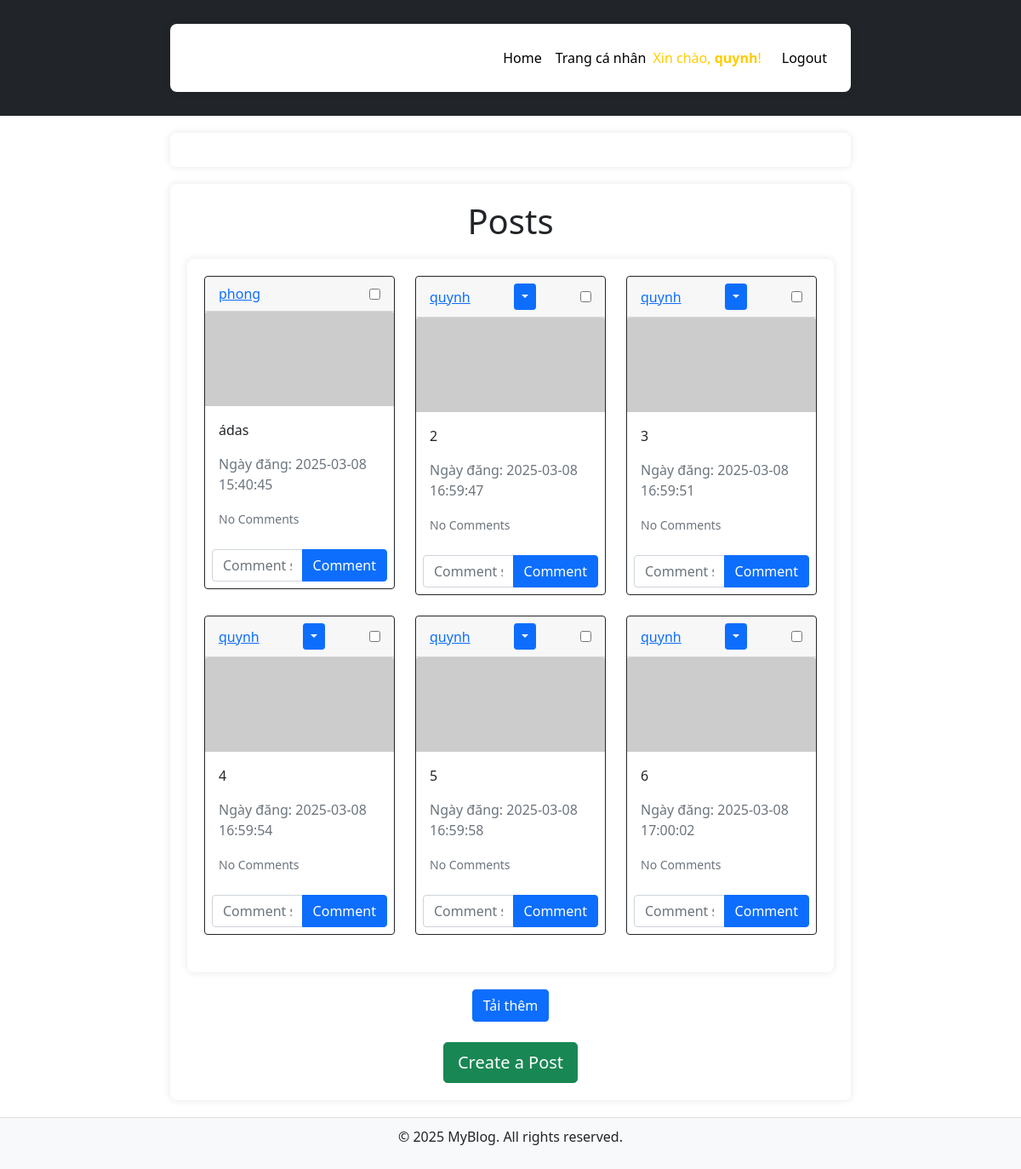
Screenshot of /home (signed in) with the database file from the repository.
### website/models.py (models this page shows)
class User(db.Model, UserMixin):
    id = db.Column(db.Integer, primary_key=True)
    email = db.Column(db.String(150), unique=True)
    username = db.Column(db.String(150), unique=True)
    password = db.Column(db.String(150))
    date_created = db.Column(db.DateTime(timezone=True), default=func.now())
    is_blocked = db.Column(db.Boolean, default=False)  # ✅ Thêm cột này
    is_admin = db.Column(db.Boolean, default=False)  # ✅ Thêm quyền admin
    posts = db.relationship('Post', backref='user', passive_deletes=True)
    comments = db.relationship('Comment', backref='user', passive_deletes=True)

class Post(db.Model):
    id = db.Column(db.Integer, primary_key=True)
    text = db.Column(db.Text, nullable=False)
    date_created = db.Column(db.DateTime(timezone=True), default=func.now())
    author = db.Column(db.Integer, db.ForeignKey(
        'user.id', ondelete="CASCADE"), nullable=False)
    comments = db.relationship('Comment', backref='post', passive_deletes=True)

### website/views.py (the view)
@views.route("/")
@views.route("/home")
@login_required
def home():
    posts = Post.query.all()
    return render_template("home.html", user=current_user, posts=posts)

### website/__init__.py (called while the page is built)
def create_app():
    app = Flask(__name__)
    app.config['SECRET_KEY'] = "helloworld"
    app.config['SQLALCHEMY_DATABASE_URI'] = f'sqlite:///{DB_NAME}'
    db.init_app(app)
    migrate = Migrate(app, db)  # ✅ Khởi tạo Flask-Migrate
    from .models import User, Post
    from .views import views
    from .auth import auth
    from .admin import admin
    app.register_blueprint(views, url_prefix="/")
    app.register_blueprint(auth, url_prefix="/")
    app.register_blueprint(admin, url_prefix="/admin")
    create_database(app)  # ✅ Tạo database nếu chưa có
    login_manager = LoginManager()
    login_manager.login_view = "auth.login"
    login_manager.init_app(app)
    @login_manager.user_loader
    def load_user(id):
        return User.query.get(int(id))
    return app

### website/templates/home.html
    {% extends "posts_div.html" %} {% block title %}Home{% endblock %}

### website/templates/posts_div.html (shortened to what this page needs)
{% extends "base.html" %}
{% block content %}
  <h1 align="center">{% block header %}Posts{% endblock %}</h1>
  <div class="container">
    <div class="row" id="posts">
      {% for post in posts %}
      <div class="col-md-4 mb-4 post-item" style="display: none;">
        <div class="card border-dark">
          <div class="card-header d-flex justify-content-between align-items-center">
            <a href="/posts/{{ post.user.username }}">{{ post.user.username }}</a>
            {% if user.id == post.author %}
            <div class="btn-group">
              <button type="button" class="btn btn-sm btn-primary dropdown-toggle" data-bs-toggle="dropdown"></button>
            </div>
            {% endif %}
            <input type="checkbox" class="post-checkbox" value="{{ post.id }}" onchange="toggleDeleteButtons()">
          </div>
          <img src="https://picsum.photos/seed/{{ post.id }}/600/300" class="card-img-top" alt="Random Image">
          <div class="card-body">
            <p class="card-text">{{ post.text }}</p>
            <p class="text-muted">Ngày đăng: {{ post.date_created }}</p>
            {% if post.comments|length > 0 %}
            <a data-bs-toggle="collapse" href="#comments-{{ post.id }}" role="button">
              <small>View {{ post.comments|length }} Comments</small>
            </a>
            {% else %}
            <small class="text-muted">No Comments</small>
            {% endif %}
          </div>
          <form class="input-group p-2" method="POST" action="/create-comment/{{ post.id }}">
            <input type="text" name="text" class="form-control" placeholder="Comment something!" />
            <button type="submit" class="btn btn-primary">Comment</button>
          </form>
        </div>
      </div>
      {% endfor %}
    </div>
  </div>
  <div class="text-center mt-3">
    <button id="load-more-btn" class="btn btn-primary">Tải thêm</button>
  </div>
  {% block footer %}
  <div class="text-center mt-4">
    <a href="/create-post">
      <button type="button" class="btn btn-success btn-lg">Create a Post</button>
    </a>
  </div>
  {% endblock %}
{% endblock %}

### website/templates/base.html (shortened to what this page needs)
<!DOCTYPE html>
<html lang="en">
  <head>
    <link
      href="https://cdn.jsdelivr.net/npm/bootstrap@5.0.2/dist/css/bootstrap.min.css"
      rel="stylesheet"
    />
  </head>
  <body>
    <nav class="navbar navbar-expand-lg navbar-dark bg-dark">
      <div class="container">
        <a class="navbar-brand" href="/">MyBlog</a>
        <div class="collapse navbar-collapse" id="navbar">
          <div class="navbar-nav ms-auto">
            <a class="nav-item nav-link" href="/home">Home</a>
            {% if user.is_authenticated %}
              <a class="nav-item nav-link" href="/profile">Trang cá nhân</a>
              <span class="navbar-text me-3" style="color: #ffcc00;">Xin chào, <strong>{{ user.username }}</strong>!</span>
              <a class="nav-item nav-link" href="/logout">Logout</a>
            {% else %}
              <a class="nav-item nav-link" href="/login">Login</a>
              <a class="nav-item nav-link" href="/sign-up">Sign Up</a>
            {% endif %}
          </div>
        </div>
      </div>
    </nav>
    <div class="container">
    </div>
    <div class="container">{% block content %}{% endblock %}</div>
    <div class="footer">
      <p>&copy; 2025 MyBlog. All rights reserved.</p>
    </div>
  </body>
</html>

### website/templates/base.html (style rules this page uses)
.container { max-width: 800px; margin: 20px auto; padding: 20px; background: #fff; box-shadow: 0 0 10px rgba(0, 0, 0, 0.1); border-radius: 8px; }
.navbar { margin-bottom: 20px; }
.footer { text-align: center; padding: 10px; margin-top: 20px; background: #f8f9fa; border-top: 1px solid #ddd; }
.navbar-dark .navbar-nav .nav-link { color: black !important; }

### rows the page displays
User: username "quynh"
Post: user.username "phong", text "ádas", date_created "2025-03-08 15:40:45"
Post: user.username "quynh", text "2", date_created "2025-03-08 16:59:47"
Post: user.username "quynh", text "3", date_created "2025-03-08 16:59:51"
Post: user.username "quynh", text "4", date_created "2025-03-08 16:59:54"
Post: user.username "quynh", text "5", date_created "2025-03-08 16:59:58"
Post: user.username "quynh", text "6", date_created "2025-03-08 17:00:02"
